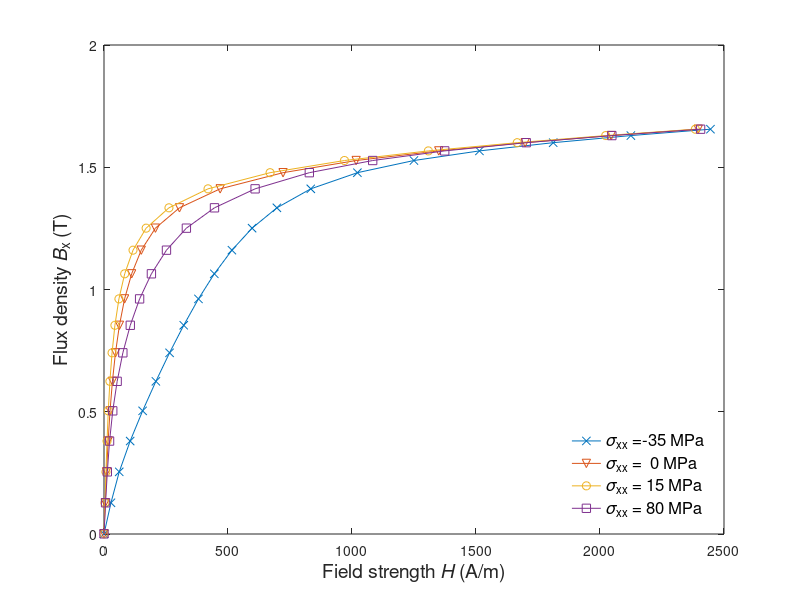
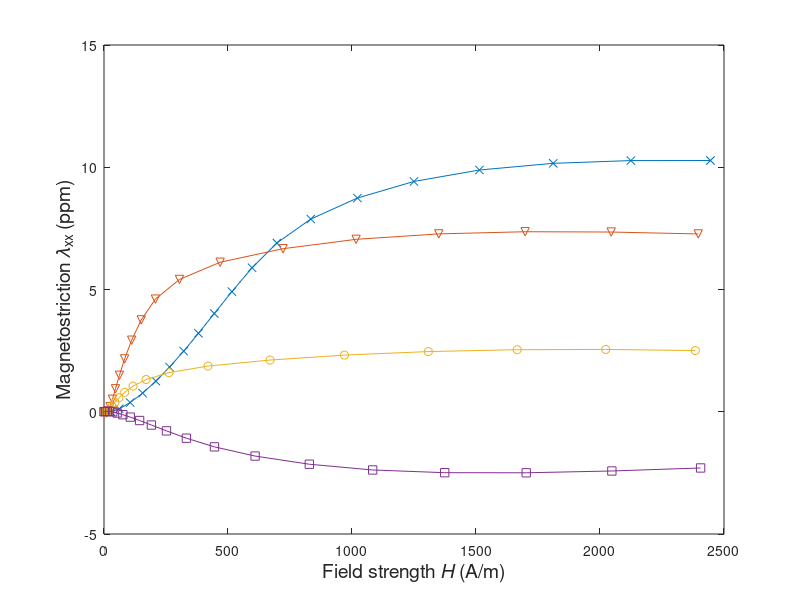

Write MATLAB code to recreate these figures, in order. (Note: this script raises an error after producing the figures.)
% Fit bivariate spline against measurement data using B and epsilon as the
% variables. The script produces Figure 10 in the paper.

clear all
close all
clc
addpath util

% Young modulus and Poisson ratio
nu = 0.34;
E = 183e9;

% Order of spline (4 means 3rd order)
ordr = 4;

% Which stresses values to plot. The available values are [-35 -30 -20 -15
% -10 -5  0  5  10  15  40  50  60  70  80  90 100] MPa
sref = [-35 0 15 80];

%%% Load measurement data

  % Measurement data
  load ./data/meas_data2.mat
  ind = find(ismember(sigxx/1e6, sref));
  
  % Plot measurements
  num2strcell = @(a, pre, ext) reshape(cellstr([repmat(pre, [numel(a) 1])  num2str(a(:)) repmat(ext, [numel(a) 1])]), size(a));
  style = {'x-', 'v-', 'o-', 's-'};
  for i = 1 : length(ind)
    figure(1);
      plot(Hx(1:5:end,ind(i))', Bx(1:5:end)', style{i}); hold on;
      xlabel('Field strength {\itH} (A/m)', 'FontSize', 14);
      ylabel('Flux density {\itB}_x (T)', 'FontSize', 14);
    figure(2);
      plot(Hx(1:5:end,ind(i))', lamxx(1:5:end,ind(i))'*1e6, style{i}); hold on;
      xlabel('Field strength {\itH} (A/m)', 'FontSize', 14);
      ylabel('Magnetostriction {\it\lambda}_{xx} (ppm)', 'FontSize', 14);
  end;
  figure(1); leg = legend(num2strcell(sref, '{\it\sigma}_{xx} =', ' MPa'), 'Location', 'SouthEast'); set(leg, 'FontSize', 12); legend boxoff
  drawnow;

  % Variable v' which is not regularly distributed
  vp = (nu+1)/E*repmat(sigxx, length(Bx), 1) + 3/2*lamxx;

  % Keep origindal measurement data
  Hx0 = Hx;
  sigxx0 = sigxx;
  lamxx0 = lamxx;
  
  % Interpolate H, lambda and sigma for regular v
  v = linspace(min(vp(:)), max(vp(:)), length(sigxx));
  for i = 1 : length(Bx)
    Hx2(i,:)    = interp1(vp(i,:), Hx(i,:),    v, 'pchip', 'extrap');
    sigxx2(i,:) = interp1(vp(i,:), sigxx,      v, 'pchip', 'extrap');
    lamxx2(i,:) = interp1(vp(i,:), lamxx(i,:), v, 'pchip', 'extrap');
  end;
  Hx = Hx2;
  sigxx = sigxx2;
  lamxx = lamxx2;
  clear vp sigxx2 lamxx2 Hx2

  % Auxiliary variables with scaling
  Bscale = max(Bx);
  escale = max(abs(v));
  u = Bx/Bscale;
  v = v/escale;

  % Stress caused by magnetostriction
  tauxx = -E/(1+nu)*lamxx;
  
  % Partial derivatives of the spline obtained from the measurements
  phi_u = Hx*Bscale;
  phi_v = tauxx*escale;

%%% Fit spline

  tic
  s = fitSpline2(4, u, v, phi_u, phi_v);
  toc
  
%%% Plots
  
  % Calculate partial derivatives from the fitted spline
  sdu = fnval(fnder(s, [1 0]), {u,v});
  sdv = fnval(fnder(s, [0 1]), {u,v});

  % Plot all data and show errors
  figure;
    hold on;
    plot(phi_u(:)/Bscale, 'b.-')
    plot(sdu(:)/Bscale, 'ro-')
    title(sprintf('B, error %g %%', 100*norm(phi_u(:)-sdu(:))/norm(phi_u(:))), 'FontSize', 14);
    legend('Measured', 'Spline')
  figure;
    hold on;
    plot(phi_v(:)/escale, 'b.-')
    plot(sdv(:)/escale, 'ro-')
    title(sprintf('{\\tau}_{xx}, error %g %%', 100*norm(phi_v(:)-sdv(:))/norm(phi_v(:))), 'FontSize', 14);
    legend('Measured', 'Spline')

  % Plot B(H) and lambda(B) curves with more points in B to see possible
  % oscillations in the splines
  style = {'x', 'v', 'o', 's'};
  for i = 1 : length(ind)
    
    % Auxiliary variables
    uu = Bx/Bscale;
    vv = ((nu+1)/E*repmat(sigxx0(ind(i)), length(Bx), 1) + 3/2*lamxx0(:,ind(i)))/escale;

    % Partial derivatives from spline
    sdu = fnval(fnder(s, [1 0]), [uu(:)'; vv(:)']);
    sdv = fnval(fnder(s, [0 1]), [uu(:)'; vv(:)']);
    
    figure(11);
    set(gca, 'ColorOrderIndex', i);
      p1(i) = plot(Hx0(1:5:end,ind(i)), Bx(1:5:end), style{i}); hold on;
      plot(sdu/Bscale, uu*Bscale, '-', 'Color', get(p1(i), 'color')); hold on;
      xlabel('Field strength {\itH}_x (A/m)', 'FontSize', 14);
      ylabel('Flux density {\itB} (T)', 'FontSize', 14);
    figure(12)
    set(gca, 'ColorOrderIndex', i);
      p12 = plot(Bx(1:5:end)', lamxx0(1:5:end,ind(i))*1e6, style{i}); hold on;
      plot(uu*Bscale, -(1+nu)/E*sdv/escale*1e6, '-', 'Color', get(p12, 'color')); hold on;
      xlabel('Flux density {\itB} (T)', 'FontSize', 14);
      ylabel('Magnetostriction {\it\lambda}_{xx} (ppm)', 'FontSize', 14);
  end;    

  % Set legend
  figure(11)
  p2 = plot(0,0,'k-');
  leg = legend([p1 p2], [num2strcell(sref, 'Measured {\it\sigma}_{xx} =', ' MPa'), 'Spline'], 'Location', 'SouthEast'); set(leg, 'FontSize', 12); legend boxoff
  xlim([0 3000])
